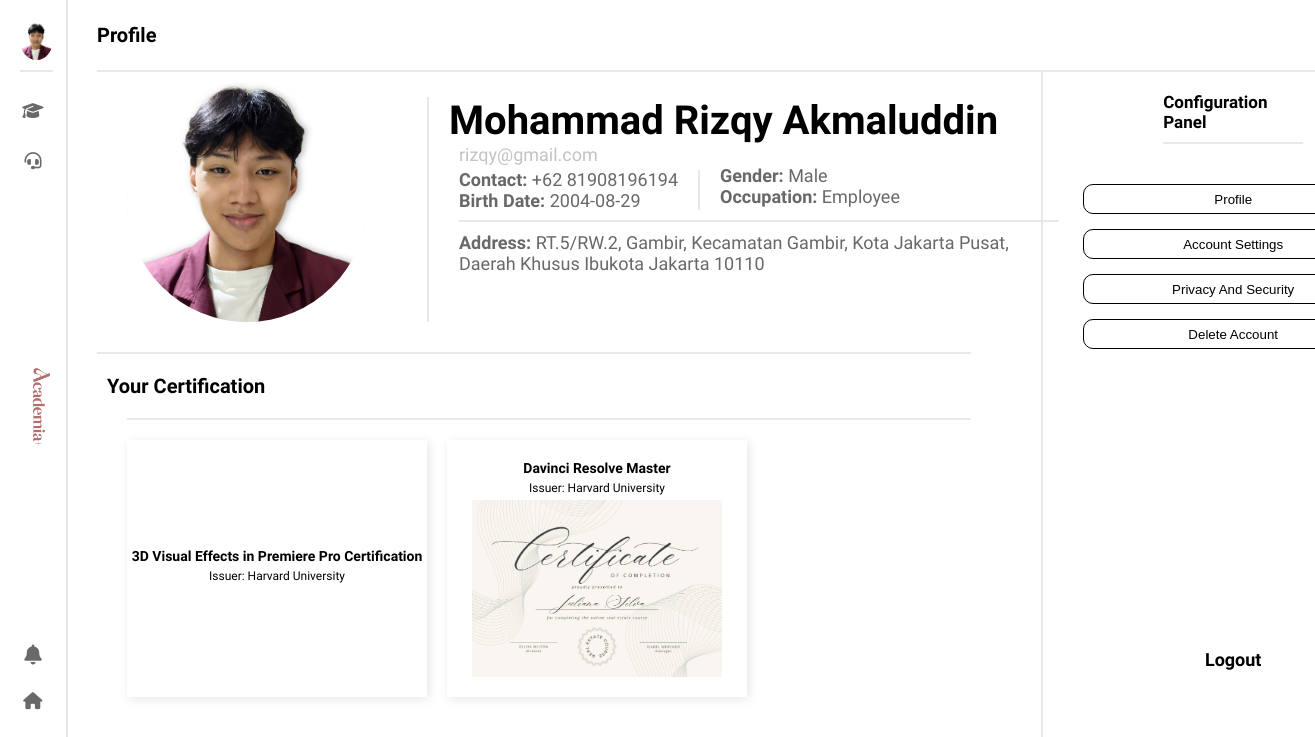
/learningProgress.php (signed in), run on the app's committed database.
### tables this page shows
CREATE TABLE IF NOT EXISTS `student` (
  `studentID` varchar(3) NOT NULL,
  `name` varchar(50) DEFAULT NULL,
  `phoneNumber` varchar(20) DEFAULT NULL,
  `address` text,
  `DOB` date DEFAULT NULL,
  `gender` varchar(50) DEFAULT NULL,
  `status` varchar(50) DEFAULT NULL,
  `email` varchar(50) DEFAULT NULL,
  `password` varchar(255) DEFAULT NULL,
  `studentImage` text,
  PRIMARY KEY (`studentID`)
);

CREATE TABLE IF NOT EXISTS `certification` (
  `certificateID` varchar(5) DEFAULT NULL,
  `courseID` varchar(3) DEFAULT NULL,
  `certificateName` varchar(255) DEFAULT NULL,
  `issuer` varchar(255) DEFAULT NULL,
  `image` varchar(255) DEFAULT NULL,
  KEY `courseID` (`courseID`)
);

### learningProgress.php (the view, shortened to what this page needs)
<?php
include 'api/connect.php';
$studentID = $_SESSION['studentID'];
$query = "SELECT studentImage FROM student WHERE studentID = '$studentID'";
$result = mysqli_query($conn, $query);
$row = mysqli_fetch_assoc($result);
$profileImage = !empty($row['studentImage']) ? 'uploads/profilePicture/' . $row['studentImage'] : 'images/empty-profile.png';
$query = "SELECT * FROM student
          WHERE studentID = '$studentID'";
$result = mysqli_query($conn, $query);
$student = mysqli_fetch_assoc($result);
$query = "SELECT
        c.courseTitle,
        cert.certificateName,
        cert.image,
        cert.issuer
        FROM overallprogress op
        JOIN course c ON op.courseID = c.courseID
        JOIN certification `cert` ON c.courseID = cert.courseID
        WHERE op.studentID = '$studentID'
        AND op.progress = 100";
$result = mysqli_query($conn, $query);
$certification = mysqli_fetch_all($result, MYSQLI_ASSOC);
?>
<!DOCTYPE html>
<html lang="en">
<head>
    <link rel="stylesheet" href="css/navbar-learning.css">
    <link rel="stylesheet" href="css/learningProgress.css">
    <link rel="stylesheet" href="https://cdnjs.cloudflare.com/ajax/libs/font-awesome/6.7.2/css/all.min.css" />
    <link rel="stylesheet" href="https://cdnjs.cloudflare.com/ajax/libs/font-awesome/6.7.2/css/all.min.css" />
</head>
<body>
    <div class="container">
        <div class="navbar">
            <div class="menu">
                <div class="pp" id="pp">
                    <img src="<?= htmlspecialchars($profileImage);  ?>" class="nav-profile-img">
                </div>
                <button id="courses-all"><i class="fa-solid fa-graduation-cap"></i></button>
                <button id="cs"><i class="fa-solid fa-headset"></i></button>
            </div>
            <img class="logo" src="images/logos/fullLogo.png" alt="">
            <div class="bottom">
                <button id="notification"><i class="fa-solid fa-bell"></i></button>
                <a href="homepage.php"><i class="fa-solid fa-house"></i></a>
            </div>
        </div>
        <div class="content">
            <div class="sub" id="profile" style="display:none;">
                <div class="sub-header">
                    <h1>Profile</h1>
                </div>
                <div class="sub-content">
                    <div class="profile-container" id="profile-p">
                        <div class="profile-details">
                            <div class="image-setting">
                                <img src="<?= htmlspecialchars($profileImage); ?>" class="profile-img" alt="Profile Image">
                            </div>
                            <div class="data-profile">
                                <div class="data-first">
                                    <h1><?= htmlspecialchars($student['name']) ?></h1>
                                    <p><?= htmlspecialchars($student['email']) ?></p>
                                </div>
                                <div class="data-second">
                                    <div class="dataa">
                                        <div class="second-f">
                                            <p><strong>Contact: </strong> +62 <?= htmlspecialchars($student['phoneNumber']) ?></p>
                                            <p><strong>Birth Date: </strong><?= htmlspecialchars($student['DOB']) ?></p>
                                        </div>
                                        <div class="second-s">
                                            <p><strong>Gender: </strong> <?= htmlspecialchars($student['gender']) ?></p>
                                            <p><strong>Occupation: </strong> <?= htmlspecialchars($student['status']) ?></p>
                                        </div>
                                    </div>
                                        <p class="address"><strong>Address:</strong> <?= htmlspecialchars($student['address']) ?></p>
                                </div>
                            </div>
                        </div>
                        <div class="certification">
                            <h1>Your Certification</h1>
                            <div class="cer-list">
                                <?php foreach($certification as $certif): ?>
                                    <div class="certification-wrapper">
                                        <h3><?= htmlspecialchars($certif['certificateName']) ?></h3>
                                        <p>Issuer: <?= htmlspecialchars($certif['issuer']) ?></p>
                                        <img src="uploads/certificate/<?= htmlspecialchars($certif['image']) ?>" alt="">
                                    </div>
                                <?php endforeach; ?>
                            </div>
                        </div>
                    </div>
                    <div class="panel">
                        <h1>Configuration Panel</h1>
                        <div class="buttons">
                            <button id="profile-p-button">Profile</button>
                            <button id="setting-p-button">Account Settings</button>
                            <button id="PAS-button">Privacy And Security</button>
                            <button id="Dlt">Delete Account</button>
                        </div>
                        <a href="api/logout.php">Logout</a>
                    </div>
                </div>
            </div>
        </div>
    </div>
</body>
</html>

### css/navbar-learning.css (style rules this page uses)
*, *::before, *::after { margin: 0; padding: 0; }
.container { display: flex; flex-direction: row; }
.navbar { width: 5%; height: auto; display: flex; flex-direction: column; align-items: left; position: fixed; padding-top: 20px; left: 0; height: 100%; border-right: 2px solid rgb(232, 232, 232); }
.menu { width: 100%; display: flex; flex-direction: column; gap: 30px; margin-bottom: 220px; }
.menu button { font-size: 17px; background: none; border: none; cursor: pointer; color: #696969; }
.logo { transform: rotate(90deg); width: 80px; margin-bottom: 220px; }
.bottom button { font-size: 20px; background: none; border: none; cursor: pointer; color: #696969; width: 100%; }
.bottom { display: flex; flex-direction: column; align-items: center; justify-content: center; gap: 25px; }
.bottom a { color: #696969; font-size: 17px; }
.nav-profile-img { width: 40px; height: 40px; object-fit: cover; border-radius: 50%; cursor: pointer; background-color: #f2f2f2; }
.pp { padding-bottom: 10px; width: 50%; border-bottom: 2px solid rgb(232, 232, 232); display: flex; align-items: center; justify-content: center; margin-left: 20px; }

### data on the page
student: studentImage (picture), name "Mohammad Rizqy Akmaluddin", email "rizqy@gmail.com", phoneNumber "81908196194", DOB "2004-08-29", gender "Male", status "Employee", address "RT.5/RW.2, Gambir, Kecamatan Gambir, Kota Jakarta Pusat, Daerah Khusus Ibukota Jakarta 10110"
certification: certificateName "3D Visual Effects in Premiere Pro Certification", issuer "Harvard University"
certification: certificateName "Davinci Resolve Master", issuer "Harvard University", image (picture)
